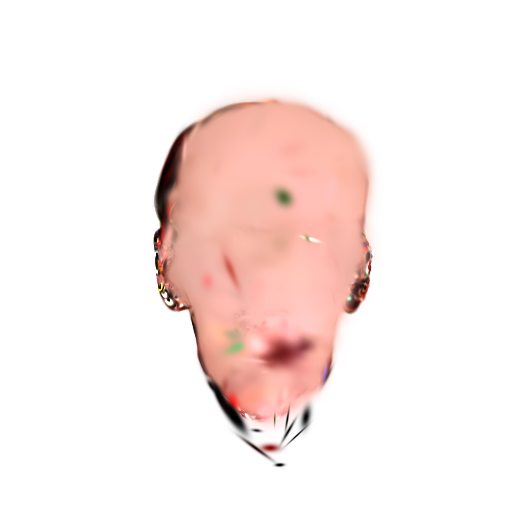
#> input picture test_render.png, 512 x 512 px, found by its file name
$ python analyze_render.py
#> lines starting #> are read from the running program, lines starting #| are printed output that depends on the picture; after the words box and inside, x2 and y2 are one past the last pixel; in counts of white or black regions, pixels touching at a corner belong together
import numpy as np
from PIL import Image

def analyze():
    img = Image.open("test_render.png").convert("RGB")
#> img is the input picture: PIL image 512x512 RGB; mean R, G, B 249.6, 236, 233.3
    arr = np.array(img)
    # Background is (255, 255, 255)
    mask = np.any(arr < 250, axis=-1)
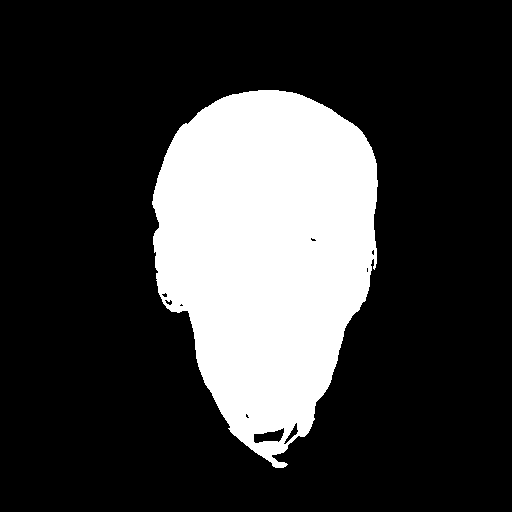
#> mask: shape (512, 512) bool; 22.8% white; 1 white region, box (x1, y1, x2, y2) and area: (152, 90, 378, 468) 59837
    if not np.any(mask):
        print("No non-white pixels found!")
        return

    y, x = np.where(mask)
    y_min, y_max = y.min(), y.max()
#> y_min = 90; y_max = 467
    x_min, x_max = x.min(), x.max()
#> x_min = 152; x_max = 377
    print(f"Bounding box: Y[{y_min}..{y_max}], X[{x_min}..{x_max}]")
#| Bounding box: Y[90..467], X[152..377]
    print(f"Width: {x_max - x_min}, Height: {y_max - y_min}")
#| Width: 225, Height: 377
    print(f"Coverage: {mask.mean() * 100:.1f}%")
#| Coverage: 22.8%

if __name__ == "__main__":
    analyze()
